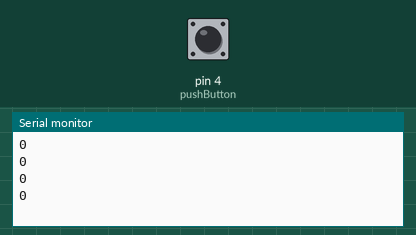
The sketch below on a simulated Arduino Uno, built with avr-gcc and run on an emulated ATmega328P. Parts: the last lines printed to the serial monitor. The test bench sets the inputs (shaded band); at power-on: pin 4 (pushButton) LOW.

Above: at 1.8 s.
1.9 s: pin 4 (pushButton) pulled HIGH for 0.6 s
At 2.4 s:
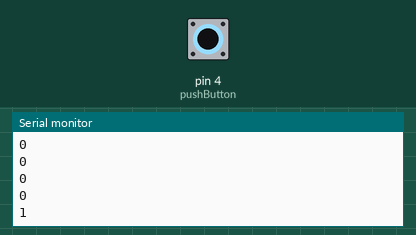
4.0 s: pin 4 (pushButton) pulled HIGH for 1 s
At 4.3 s:
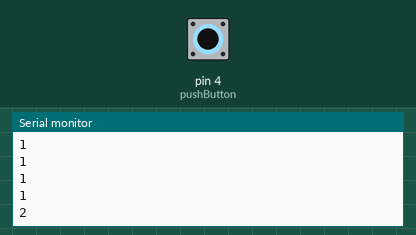
Timing chart, 0 to 7.0 s (numbered marks = the images above; inputs shaded):
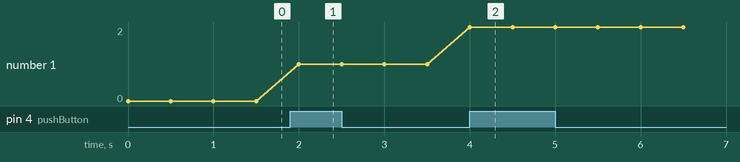

Measured:
- after the input at 1.9 s, the serial monitor: prints a new line after 0.10 s (image 1)
- after the input at 4.0 s, the serial monitor: prints a new line at once (image 2)
- plotted number 1: 0 → 1 after the input at 1.9 s, 1 → 2 after the input at 4.0 s

The sketch:

Pushbutton_serialread_twobutton.ino
```cpp
int pushButton=4;
int state=0;
int reading;
int previous=LOW;
long time=0;
long debounce=200;

void setup() {
  // put your setup code here, to run once:
Serial.begin(9600);
pinMode(pushButton, INPUT);
}

void loop() {
  reading =digitalRead(pushButton);
  if (reading==HIGH && previous==LOW&& millis()-time>debounce){
    if (state==0)
    state=1;
    else if (state==1)
    state=2;
    else
    state=0;
    time=millis();
  }

  previous=reading;
  Serial.println(state);
  delay(500);
  // put your main code here, to run repeatedly:

}
```
